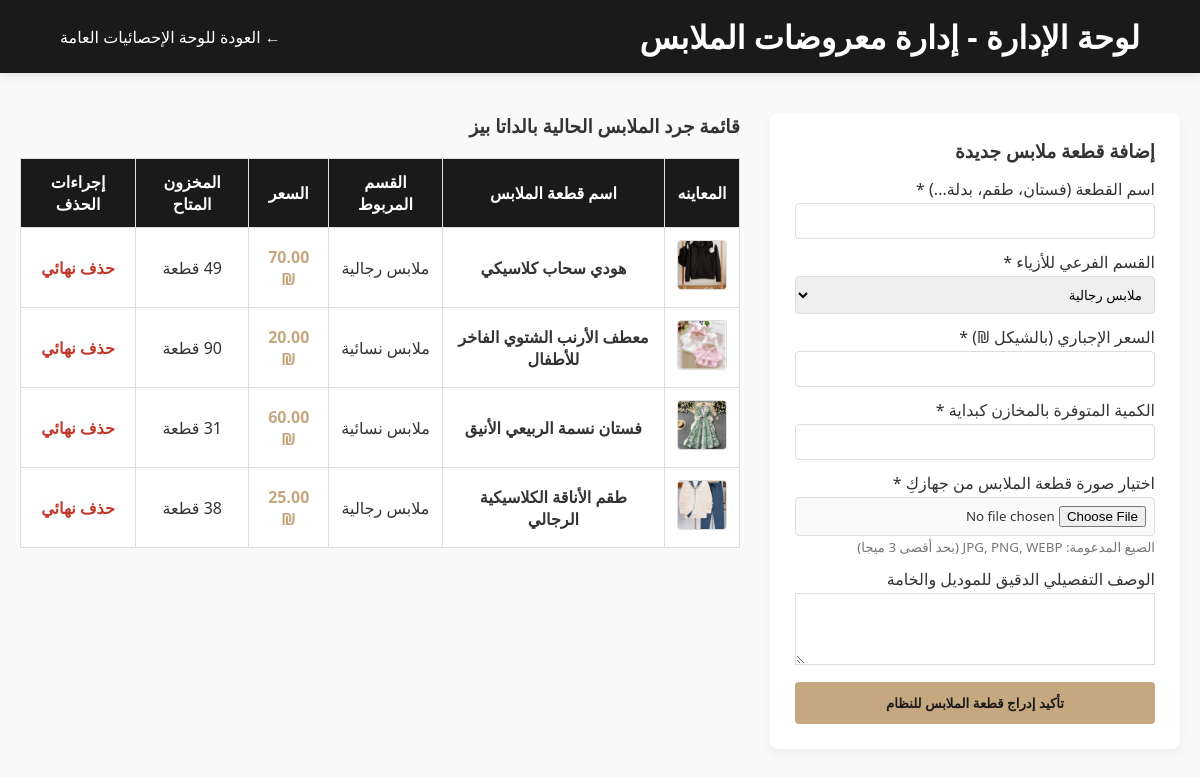
Page /admin_products.php (signed in) on the committed database.
### tables this page shows
CREATE TABLE `products` (
  `product_id` int(11) NOT NULL,
  `name` varchar(150) NOT NULL,
  `description` text DEFAULT NULL,
  `price` decimal(10,2) NOT NULL,
  `stock_quantity` int(11) DEFAULT 0,
  `image_url` varchar(255) DEFAULT NULL,
  `category_id` int(11) DEFAULT NULL,
  `created_at` timestamp NOT NULL DEFAULT current_timestamp()
);

CREATE TABLE `categories` (
  `category_id` int(11) NOT NULL,
  `name` varchar(50) NOT NULL,
  `description` text DEFAULT NULL
);

### config.php (called while the page is built, shortened)
<?php
function sanitize($data) {
    return htmlspecialchars(trim($data), ENT_QUOTES, 'UTF-8');
}
?>

### admin_products.php (the view, shortened to what this page needs)
<?php
include_once 'config.php';
$products = $pdo->query("SELECT p.*, c.name as cat_name FROM products p LEFT JOIN categories c ON p.category_id = c.category_id ORDER BY p.product_id DESC")->fetchAll();
$categories = $pdo->query("SELECT * FROM categories")->fetchAll();
?>
<!DOCTYPE html>
<html lang="ar">
<head>
    <link rel="stylesheet" href="style.css">
</head>
<body>
<header>
    <h1>لوحة الإدارة - إدارة معروضات الملابس</h1>
    <a href="admin_dashboard.php" style="color:#fff; text-decoration:none;">&larr; العودة للوحة الإحصائيات العامة</a>
</header>
<div class="container" style="display:flex; gap:30px; flex-wrap:wrap;">
    <div style="flex:1; min-width:300px; background:#fff; padding:25px; border-radius:8px; box-shadow:0 4px 10px rgba(0,0,0,0.05); height: fit-content;">
        <h3>إضافة قطعة ملابس جديدة</h3>
        <form method="POST" enctype="multipart/form-data" style="display:flex; flex-direction:column; gap:12px; margin-top:15px;">
            <div>
                <label style="display:block; margin-bottom:3px;">اسم القطعة (فستان، طقم، بدلة...) *</label>
                <input type="text" name="name" required style="width:100%; padding:8px; border:1px solid #ddd; border-radius:4px;">
            </div>
            <div>
                <label style="display:block; margin-bottom:3px;">القسم الفرعي للأزياء *</label>
                <select name="category_id" required style="width:100%; padding:8px; border:1px solid #ddd; border-radius:4px;">
                    <?php foreach($categories as $cat): ?>
                        <option value="<?php echo $cat['category_id']; ?>"><?php echo sanitize($cat['name']); ?></option>
                    <?php endforeach; ?>
                </select>
            </div>
            <div>
                <label style="display:block; margin-bottom:3px;">السعر الإجباري (بالشيكل ₪) *</label>
                <input type="number" step="0.01" name="price" required style="width:100%; padding:8px; border:1px solid #ddd; border-radius:4px;">
            </div>
            <div>
                <label style="display:block; margin-bottom:3px;">الكمية المتوفرة بالمخازن كبداية *</label>
                <input type="number" name="stock_quantity" required style="width:100%; padding:8px; border:1px solid #ddd; border-radius:4px;">
            </div>
            <div>
                <label style="display:block; margin-bottom:3px;">اختيار صورة قطعة الملابس من جهازكِ *</label>
                <input type="file" name="product_image" accept="image/*" required style="width:100%; padding:8px; border:1px solid #ddd; border-radius:4px; background: #fafafa;">
                <small style="color: #777; display:block; margin-top:2px;">الصيغ المدعومة: JPG, PNG, WEBP (بحد أقصى 3 ميجا)</small>
            </div>
            <div>
                <label style="display:block; margin-bottom:3px;">الوصف التفصيلي الدقيق للموديل والخامة</label>
                <textarea name="description" rows="3" style="width:100%; padding:8px; border:1px solid #ddd; border-radius:4px Pap;"></textarea>
            </div>
            <button type="submit" name="add_product" class="btn" style="width:100%;">تأكيد إدراج قطعة الملابس للنظام</button>
        </form>
    </div>
    <div style="flex:2; min-width:300px;">
        <h3>قائمة جرد الملابس الحالية بالداتا بيز</h3>
        <table>
            <thead>
                <tr>
                    <th>المعاينه</th>
                    <th>اسم قطعة الملابس</th>
                    <th>القسم المربوط</th>
                    <th>السعر</th>
                    <th>المخزون المتاح</th>
                    <th>إجراءات الحذف</th>
                </tr>
            </thead>
            <tbody>
                <?php foreach($products as $p): ?>
                    <tr>
                        <td><img src="<?php echo sanitize($p['image_url']); ?>" width="50" height="50" style="object-fit: cover; border-radius: 4px; border: 1px solid #ddd;"></td>
                        <td><b><?php echo sanitize($p['name']); ?></b></td>
                        <td><?php echo sanitize($p['cat_name']); ?></td>
                        <td><span style="color:var(--accent-color); font-weight:bold;"><?php echo $p['price']; ?> ₪</span></td>
                        <td><?php echo $p['stock_quantity']; ?> قطعة</td>
                        <td>
                            <a href="admin_products.php?delete=<?php echo $p['product_id']; ?>" onclick="return confirm('هل أنتِ متأكدة تماماً يسرى من مسح هذا المنتج وصورته نهائياً من المتجر؟');" style="color:var(--danger); text-decoration:none; font-weight:bold;">حذف نهائي</a>
                        </td>
                    </tr>
                <?php endforeach; ?>
            </tbody>
        </table>
    </div>
</div>
</body>
</html>

### style.css (style rules this page uses)
:root { --primary-color: #1a1a1a; --accent-color: #c5a880; --bg-color: #f9f9f9; --text-color: #333; --card-bg: #ffffff; --success: #27ae60; --danger: #c0392b; }
* { box-sizing: border-box; margin: 0; padding: 0; font-family: 'Segoe UI', Tahoma, Geneva, Verdana, sans-serif; }
body { background-color: var(--bg-color); color: var(--text-color); direction: rtl; text-align: right; }
header { background-color: var(--primary-color); color: #fff; padding: 15px 5%; display: flex; justify-content: space-between; align-items: center; position: sticky; top: 0; z-index: 1000; box-shadow: 0 2px 10px rgba(0,0,0,0.1); }
.btn { background-color: var(--accent-color); color: var(--primary-color); padding: 12px 30px; border: none; text-decoration: none; font-weight: bold; border-radius: 4px; transition: 0.3s; cursor: pointer; }
.container { max-width: 1200px; margin: 40px auto; padding: 0 20px; }
table { width: 100%; border-collapse: collapse; margin-top: 20px; background: #fff; }
th, td { padding: 12px; border: 1px solid #ddd; text-align: center; }
th { background-color: var(--primary-color); color: #fff; }

### rows in the picture
products: image_url (picture), name "هودي سحاب كلاسيكي", category.name "ملابس رجالية", price "70.00"
products: image_url (picture), name "معطف الأرنب الشتوي الفاخر للأطفال", category.name "ملابس نسائية", price "20.00"
products: image_url (picture), name "فستان نسمة الربيعي الأنيق", category.name "ملابس نسائية", price "60.00"
products: image_url (picture), name "طقم الأناقة الكلاسيكية الرجالي", category.name "ملابس رجالية", price "25.00"

### other values in the picture
form field category_id "ملابس رجالية"
